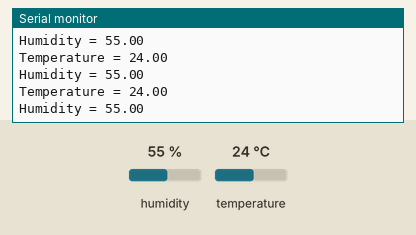
This sketch was run on a simulated Arduino Uno, built with avr-gcc and run on an emulated ATmega328P. Parts: the last lines printed to the serial monitor. The test bench sets the inputs (shaded band); at power-on: humidity 55 %, temperature 24 °C.

Above: at 2.8 s.
2.9 s: humidity set to 22 %
At 4.9 s:
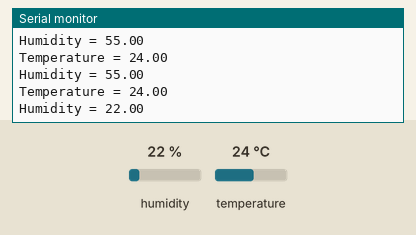
5.6 s: temperature set to 12 °C
At 6.9 s:
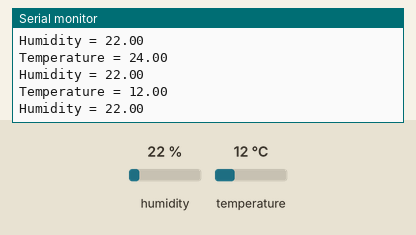
8.3 s: humidity set to 40 %
At 11.0 s:
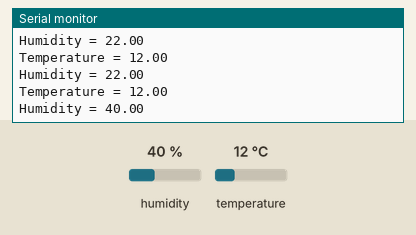
Timing chart, 0 to 12.5 s (numbered marks = the images above; inputs shaded):
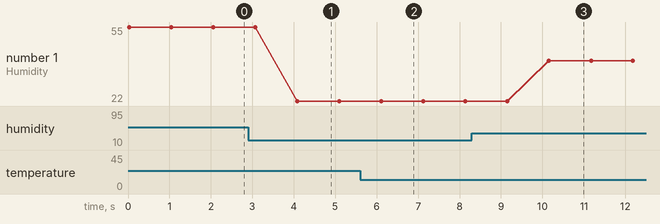

Measured:
- after the input at 2.9 s, the serial monitor: prints a new line after 1.2 s (image 1)
- after the input at 5.6 s, the serial monitor: prints a new line after 0.48 s (image 2)
- after the input at 8.3 s, the serial monitor: prints a new line after 1.9 s (image 3)
- plotted number 1: 55 → 22 after the input at 2.9 s, 22 → 40 after the input at 8.3 s

The sketch:

dht11.ino
```cpp
#include "DHT.h"
#define DHTTYPE DHT11   // DHT 11
const int DHTPin = 5;

DHT dht(DHTPin, DHTTYPE);


void setup(){
  Serial.begin(9600);
}

void loop()
{

  Serial.print("Temperature = ");
  Serial.println(dht.readTemperature());
  Serial.print("Humidity = ");
  Serial.println(dht.readHumidity());
  delay(1000);
}
```
